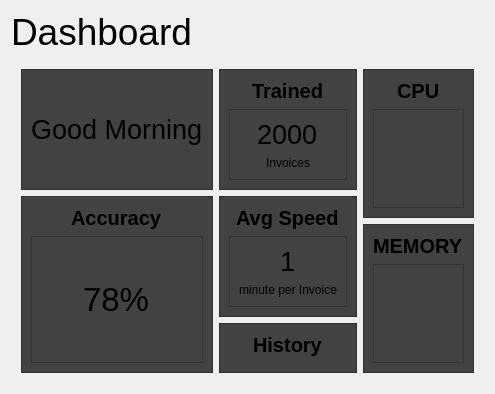
         <widget class="QWidget" name="page_dashboard">
          <layout class="QGridLayout" name="gridLayout_5">
           <item row="0" column="0">
            <widget class="QLabel" name="label_2">
             <property name="font">
              <font>
               <pointsize>28</pointsize>
              </font>
             </property>
             <property name="styleSheet">
              <string notr="true">background-color: rgba(255, 255, 255, 0);</string>
             </property>
             <property name="text">
              <string>Dashboard</string>
             </property>
            </widget>
           </item>
           <item row="1" column="0">
            <widget class="QFrame" name="frame">
             <property name="sizePolicy">
              <sizepolicy hsizetype="Expanding" vsizetype="Expanding">
               <horstretch>0</horstretch>
               <verstretch>0</verstretch>
              </sizepolicy>
             </property>
             <property name="styleSheet">
              <string notr="true">background-color: rgba(255, 255, 255, 0);</string>
             </property>
             <property name="frameShape">
              <enum>QFrame::StyledPanel</enum>
             </property>
             <property name="frameShadow">
              <enum>QFrame::Raised</enum>
             </property>
             <layout class="QGridLayout" name="gridLayout_6">
              <item row="0" column="1" rowspan="2">
               <widget class="QFrame" name="frame_4">
                <property name="styleSheet">
                 <string notr="true">QFrame{
	background-color: rgb(66, 66, 66);
}</string>
                </property>
                <property name="frameShape">
                 <enum>QFrame::StyledPanel</enum>
                </property>
                <property name="frameShadow">
                 <enum>QFrame::Raised</enum>
                </property>
                <layout class="QGridLayout" name="gridLayout_11">
                 <item row="0" column="0" alignment="Qt::AlignHCenter">
                  <widget class="QLabel" name="label_5">
                   <property name="font">
                    <font>
                     <pointsize>15</pointsize>
                     <bold>true</bold>
                    </font>
                   </property>
                   <property name="text">
                    <string>Trained</string>
                   </property>
                  </widget>
                 </item>
                 <item row="1" column="0">
                  <widget class="QFrame" name="frame_9">
                   <property name="sizePolicy">
                    <sizepolicy hsizetype="Expanding" vsizetype="Expanding">
                     <horstretch>0</horstretch>
                     <verstretch>0</verstretch>
                    </sizepolicy>
                   </property>
                   <property name="frameShape">
                    <enum>QFrame::StyledPanel</enum>
                   </property>
                   <property name="frameShadow">
                    <enum>QFrame::Raised</enum>
                   </property>
                   <layout class="QGridLayout" name="gridLayout_10">
                    <item row="0" column="0" alignment="Qt::AlignHCenter|Qt::AlignBottom">
                     <widget class="QLabel" name="trained_value">
                      <property name="font">
                       <font>
                        <pointsize>20</pointsize>
                       </font>
                      </property>
                      <property name="text">
                       <string>2000</string>
                      </property>
                     </widget>
                    </item>
                    <item row="1" column="0" alignment="Qt::AlignHCenter|Qt::AlignTop">
                     <widget class="QLabel" name="label_9">
                      <property name="text">
                       <string>Invoices</string>
                      </property>
                     </widget>
                    </item>
                   </layout>
                  </widget>
                 </item>
                </layout>
               </widget>
              </item>
              <item row="2" column="1">
               <widget class="QFrame" name="frame_5">
                <property name="styleSheet">
                 <string notr="true">QFrame{
	background-color: rgb(66, 66, 66);
}</string>
                </property>
                <property name="frameShape">
                 <enum>QFrame::StyledPanel</enum>
                </property>
                <property name="frameShadow">
                 <enum>QFrame::Raised</enum>
                </property>
                <layout class="QGridLayout" name="gridLayout_12">
                 <item row="1" column="0">
                  <widget class="QFrame" name="frame_10">
                   <property name="sizePolicy">
                    <sizepolicy hsizetype="Expanding" vsizetype="Expanding">
                     <horstretch>0</horstretch>
                     <verstretch>0</verstretch>
                    </sizepolicy>
                   </property>
                   <property name="frameShape">
                    <enum>QFrame::StyledPanel</enum>
                   </property>
                   <property name="frameShadow">
                    <enum>QFrame::Raised</enum>
                   </property>
                   <layout class="QGridLayout" name="gridLayout_13">
                    <item row="0" column="0" alignment="Qt::AlignHCenter|Qt::AlignBottom">
                     <widget class="QLabel" name="speed_value">
                      <property name="font">
                       <font>
                        <pointsize>20</pointsize>
                       </font>
                      </property>
                      <property name="text">
                       <string>1</string>
                      </property>
                     </widget>
                    </item>
                    <item row="1" column="0" alignment="Qt::AlignHCenter|Qt::AlignTop">
                     <widget class="QLabel" name="label_10">
                      <property name="text">
                       <string>minute per Invoice</string>
                      </property>
                     </widget>
                    </item>
                   </layout>
                  </widget>
                 </item>
                 <item row="0" column="0" alignment="Qt::AlignHCenter">
                  <widget class="QLabel" name="label_6">
                   <property name="font">
                    <font>
                     <pointsize>15</pointsize>
                     <bold>true</bold>
                    </font>
                   </property>
                   <property name="text">
                    <string>Avg Speed</string>
                   </property>
                  </widget>
                 </item>
                </layout>
               </widget>
              </item>
              <item row="3" column="1">
               <widget class="QFrame" name="frame_6">
                <property name="styleSheet">
                 <string notr="true">QFrame{
	background-color: rgb(66, 66, 66);
}</string>
                </property>
                <property name="frameShape">
                 <enum>QFrame::StyledPanel</enum>
                </property>
                <property name="frameShadow">
                 <enum>QFrame::Raised</enum>
                </property>
                <layout class="QGridLayout" name="gridLayout_7">
                 <item row="0" column="0" alignment="Qt::AlignHCenter">
                  <widget class="QLabel" name="label_7">
                   <property name="font">
                    <font>
                     <pointsize>15</pointsize>
                     <bold>true</bold>
                    </font>
                   </property>
                   <property name="text">
                    <string>History</string>
                   </property>
                  </widget>
                 </item>
                 <item row="1" column="0">
                  <widget class="QFrame" name="frame_11">
                   <property name="sizePolicy">
                    <sizepolicy hsizetype="Expanding" vsizetype="Expanding">
                     <horstretch>0</horstretch>
                     <verstretch>0</verstretch>
                    </sizepolicy>
                   </property>
                   <property name="frameShape">
                    <enum>QFrame::StyledPanel</enum>
                   </property>
                   <property name="frameShadow">
                    <enum>QFrame::Raised</enum>
                   </property>
                  </widget>
                 </item>
                </layout>
               </widget>
              </item>
              <item row="0" column="2" rowspan="4">
               <layout class="QFormLayout" name="formLayout">
                <item row="1" column="0" colspan="2">
                 <widget class="QFrame" name="frame_14">
                  <property name="styleSheet">
                   <string notr="true">QFrame{
	background-color: rgb(66, 66, 66);
}</string>
                  </property>
                  <property name="frameShape">
                   <enum>QFrame::StyledPanel</enum>
                  </property>
                  <property name="frameShadow">
                   <enum>QFrame::Raised</enum>
                  </property>
                  <layout class="QGridLayout" name="gridLayout_18">
                   <item row="0" column="0" alignment="Qt::AlignHCenter">
                    <widget class="QLabel" name="label_13">
                     <property name="font">
                      <font>
                       <pointsize>15</pointsize>
                       <bold>true</bold>
                      </font>
                     </property>
                     <property name="text">
                      <string>MEMORY</string>
                     </property>
                    </widget>
                   </item>
                   <item row="1" column="0">
                    <widget class="QFrame" name="frame_Memory">
                     <property name="sizePolicy">
                      <sizepolicy hsizetype="Expanding" vsizetype="Expanding">
                       <horstretch>0</horstretch>
                       <verstretch>0</verstretch>
                      </sizepolicy>
                     </property>
                     <property name="frameShape">
                      <enum>QFrame::StyledPanel</enum>
                     </property>
                     <property name="frameShadow">
                      <enum>QFrame::Raised</enum>
                     </property>
                     <layout class="QGridLayout" name="gridLayout_19"/>
                    </widget>
                   </item>
                  </layout>
                 </widget>
                </item>
                <item row="0" column="0" colspan="2">
                 <widget class="QFrame" name="frame_7">
                  <property name="styleSheet">
                   <string notr="true">QFrame{
	background-color: rgb(66, 66, 66);
}</string>
                  </property>
                  <property name="frameShape">
                   <enum>QFrame::StyledPanel</enum>
                  </property>
                  <property name="frameShadow">
                   <enum>QFrame::Raised</enum>
                  </property>
                  <layout class="QGridLayout" name="gridLayout_16">
                   <item row="0" column="0" alignment="Qt::AlignHCenter">
                    <widget class="QLabel" name="label_12">
                     <property name="font">
                      <font>
                       <pointsize>15</pointsize>
                       <bold>true</bold>
                      </font>
                     </property>
                     <property name="text">
                      <string>CPU</string>
                     </property>
                    </widget>
                   </item>
                   <item row="1" column="0">
                    <widget class="QFrame" name="frame_CPU">
                     <property name="sizePolicy">
                      <sizepolicy hsizetype="Expanding" vsizetype="Expanding">
                       <horstretch>0</horstretch>
                       <verstretch>0</verstretch>
                      </sizepolicy>
                     </property>
                     <property name="frameShape">
                      <enum>QFrame::StyledPanel</enum>
                     </property>
                     <property name="frameShadow">
                      <enum>QFrame::Raised</enum>
                     </property>
                     <layout class="QGridLayout" name="gridLayout_17"/>
                    </widget>
                   </item>
                  </layout>
                 </widget>
                </item>
               </layout>
              </item>
              <item row="2" column="0" rowspan="2">
               <widget class="QFrame" name="frame_3">
                <property name="styleSheet">
                 <string notr="true">QFrame{
	background-color: rgb(66, 66, 66);
}</string>
                </property>
                <property name="frameShape">
                 <enum>QFrame::StyledPanel</enum>
                </property>
                <property name="frameShadow">
                 <enum>QFrame::Raised</enum>
                </property>
                <layout class="QGridLayout" name="gridLayout_9">
                 <item row="0" column="0" alignment="Qt::AlignHCenter">
                  <widget class="QLabel" name="label_4">
                   <property name="font">
                    <font>
                     <pointsize>15</pointsize>
                     <bold>true</bold>
                    </font>
                   </property>
                   <property name="text">
                    <string>Accuracy</string>
                   </property>
                  </widget>
                 </item>
                 <item row="1" column="0">
                  <widget class="QFrame" name="frame_8">
                   <property name="sizePolicy">
                    <sizepolicy hsizetype="Expanding" vsizetype="Expanding">
                     <horstretch>0</horstretch>
                     <verstretch>0</verstretch>
                    </sizepolicy>
                   </property>
                   <property name="frameShape">
                    <enum>QFrame::StyledPanel</enum>
                   </property>
                   <property name="frameShadow">
                    <enum>QFrame::Raised</enum>
                   </property>
                   <layout class="QGridLayout" name="gridLayout_14">
                    <item row="0" column="0" alignment="Qt::AlignHCenter">
                     <widget class="QLabel" name="accuracy_value">
                      <property name="font">
                       <font>
                        <pointsize>25</pointsize>
                       </font>
                      </property>
                      <property name="text">
                       <string>78%</string>
                      </property>
                     </widget>
                    </item>
                   </layout>
                  </widget>
                 </item>
                </layout>
               </widget>
              </item>
              <item row="0" column="0" rowspan="2">
               <widget class="QFrame" name="frame_12">
                <property name="styleSheet">
                 <string notr="true">QFrame{
	background-color: rgb(66, 66, 66);
}</string>
                </property>
                <property name="frameShape">
                 <enum>QFrame::StyledPanel</enum>
                </property>
                <property name="frameShadow">
                 <enum>QFrame::Raised</enum>
                </property>
                <layout class="QGridLayout" name="gridLayout_8">
                 <item row="0" column="0" alignment="Qt::AlignHCenter">
                  <widget class="QLabel" name="greetings">
                   <property name="font">
                    <font>
                     <pointsize>20</pointsize>
                    </font>
                   </property>
                   <property name="text">
                    <string>Good Morning</string>
                   </property>
                  </widget>
                 </item>
                </layout>
               </widget>
              </item>
             </layout>
            </widget>
           </item>
          </layout>
         </widget>
